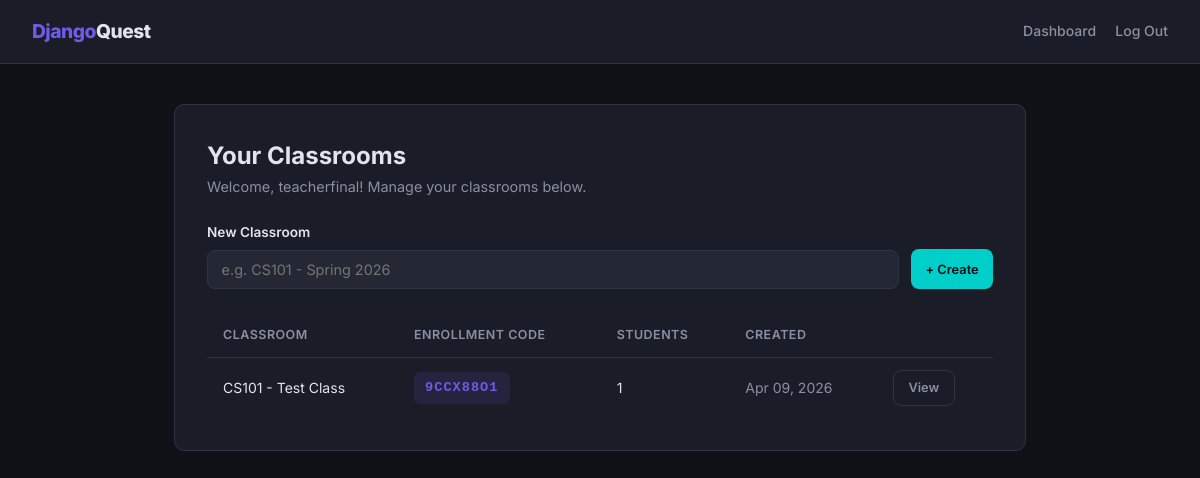
The page /dashboard/ (signed in) on the database its author committed.
### users/models.py (models this page shows, shortened)
class User(AbstractUser):
    email = models.EmailField(unique=True)
    username = models.CharField(max_length=150, unique=True)
    is_verified = models.BooleanField(default=False)
    is_teacher = models.BooleanField(default=False)
    is_student = models.BooleanField(default=True)
    date_joined = models.DateTimeField(auto_now_add=True)
    objects = UserManager()
    USERNAME_FIELD = 'email'
    REQUIRED_FIELDS = ['username']
    groups = models.ManyToManyField(
        'auth.Group',
        related_name='custom_user_set',
        blank=True,
        help_text='The groups this user belongs to.',
        verbose_name='groups',
    )
    user_permissions = models.ManyToManyField(
        'auth.Permission',
        related_name='custom_user_permission_set',
        blank=True,
        help_text='Specific permissions for this user.',
        verbose_name='user permissions',
    )

class Classroom(models.Model):
    teacher = models.ForeignKey(
        User,
        on_delete=models.CASCADE,
        related_name='classrooms',
        limit_choices_to={'is_teacher': True},
    )
    name = models.CharField(max_length=200)
    enrollment_code = models.CharField(
        max_length=8,
        unique=True,
        default=generate_enrollment_code,
        editable=False,
    )
    created_at = models.DateTimeField(auto_now_add=True)

### dashboard/views.py (the view)
    def _wrapped(request, *args, **kwargs):
        if not request.user.is_authenticated:
            from django.conf import settings
            login_url = getattr(settings, 'LOGIN_URL', '/login/')
            return redirect(f'{login_url}?next={request.path}')
        if not request.user.is_teacher:
            return HttpResponseForbidden("You do not have permission to access this page.")
        return view_func(request, *args, **kwargs)

### dashboard/forms.py
class ClassroomForm(forms.Form):
    name = forms.CharField(
        max_length=200,
        label='Classroom Name',
        widget=forms.TextInput(attrs={
            'placeholder': 'e.g. CS101 - Spring 2026',
        }),
    )

### dashboard/views.py (called while the page is built)
def teacher_required(view_func):
    def _wrapped(request, *args, **kwargs):
        if not request.user.is_authenticated:
            from django.conf import settings
            login_url = getattr(settings, 'LOGIN_URL', '/login/')
            return redirect(f'{login_url}?next={request.path}')
        if not request.user.is_teacher:
            return HttpResponseForbidden("You do not have permission to access this page.")
        return view_func(request, *args, **kwargs)
    return _wrapped

@teacher_required
def teacher_dashboard(request):
    if request.method == 'POST':
        form = ClassroomForm(request.POST)
        if form.is_valid():
            Classroom.objects.create(
                teacher=request.user,
                name=form.cleaned_data['name'],
            )
            messages.success(request, 'Classroom created successfully!')
            return redirect('dashboard:teacher_dashboard')
    else:
        form = ClassroomForm()
    classrooms = Classroom.objects.filter(teacher=request.user).order_by('-created_at')
    return render(request, 'dashboard/teacher_dashboard.html', {
        'form': form,
        'classrooms': classrooms,
    })

### dashboard/templates/dashboard/teacher_dashboard.html (shortened to what this page needs)
{% extends "dashboard/base.html" %}
{% block content %}
<div class="container-wide">
    <div class="card mb-2">
        <div class="section-header">
            <div>
                <h2>Your Classrooms</h2>
                <p class="subtitle" style="margin-bottom:0;">Welcome, {{ user.username }}! Manage your classrooms below.</p>
            </div>
        </div>
        <form method="post" novalidate style="display:flex; gap:.75rem; align-items:flex-end; margin-bottom:1.5rem;">
            <div class="form-group" style="flex:1; margin-bottom:0;">
                <label for="id_name">New Classroom</label>
                {{ form.name }}
            </div>
            <button type="submit" class="btn btn-success btn-sm" style="height:40px;">+ Create</button>
        </form>
        {% if classrooms %}
        <div class="table-wrap">
            <table>
                <thead>
                    <tr>
                        <th>Classroom</th>
                        <th>Enrollment Code</th>
                        <th>Students</th>
                        <th>Created</th>
                        <th></th>
                    </tr>
                </thead>
                <tbody>
                    {% for c in classrooms %}
                    <tr>
                        <td>{{ c.name }}</td>
                        <td><span class="code-badge">{{ c.enrollment_code }}</span></td>
                        <td>{{ c.students.count }}</td>
                        <td style="color:var(--text-dim);">{{ c.created_at|date:"M d, Y" }}</td>
                        <td><a href="{% url 'dashboard:classroom_detail' c.id %}" class="btn btn-outline btn-sm">View</a></td>
                    </tr>
                    {% endfor %}
                </tbody>
            </table>
        </div>
        {% else %}
        <p class="empty">You haven't created any classrooms yet. Create one above to get started!</p>
        {% endif %}
    </div>
</div>
{% endblock %}

### dashboard/templates/dashboard/base.html (style rules this page uses)
*, *::before, *::after { box-sizing: border-box; margin: 0; padding: 0; }
:root { --bg: #0f1117; --surface: #1a1d27; --surface-2: #242834; --border: #2e3345; --text: #e2e4ed; --text-dim: #8b8fa3; --accent: #6c5ce7; --accent-hover: #7c6df7; --accent-soft: rgba(108, 92, 231, .12); --success: #00cec9; --danger: #ff6b6b; --warning: #feca57; --radius: 10px; }
body { font-family: 'Inter', -apple-system, BlinkMacSystemFont, sans-serif; background: var(--bg); color: var(--text); min-height: 100vh; line-height: 1.6; }
a { color: var(--accent); text-decoration: none; }
.container-wide { max-width: 900px; margin: 2.5rem auto; padding: 0 1.5rem; }
.card { background: var(--surface); border: 1px solid var(--border); border-radius: var(--radius); padding: 2rem; }
.card h2 { font-size: 1.5rem; font-weight: 700; margin-bottom: .25rem; }
.card .subtitle { color: var(--text-dim); font-size: 0.9rem; margin-bottom: 1.5rem; }
.form-group { margin-bottom: 1.25rem; }
.form-group label { display: block; font-weight: 600; font-size: 0.85rem; margin-bottom: .35rem; color: var(--text); }
.form-group input[type="text"], .form-group input[type="email"], .form-group input[type="password"] { width: 100%; padding: .65rem .85rem; background: var(--surface-2); border: 1px solid var(--border); border-radius: 8px; color: var(--text); font-size: 0.9rem; font-family: inherit; transition: border-color .2s, box-shadow .2s; }
.btn { display: inline-flex; align-items: center; justify-content: center; padding: .65rem 1.4rem; border-radius: 8px; font-weight: 600; font-size: .875rem; font-family: inherit; cursor: pointer; border: none; transition: background .2s, transform .1s; }
.btn-sm { padding: .4rem .9rem; font-size: .8rem; }
.btn-success { background: var(--success); color: var(--bg); }
.btn-outline { background: transparent; border: 1px solid var(--border); color: var(--text-dim); }
.table-wrap { overflow-x: auto; }
table { width: 100%; border-collapse: collapse; }
th, td { text-align: left; padding: .75rem 1rem; font-size: .875rem; }
th { color: var(--text-dim); font-weight: 600; font-size: .78rem; text-transform: uppercase; letter-spacing: .5px; border-bottom: 1px solid var(--border); }
td { border-bottom: 1px solid var(--border); }
tr:last-child td { border-bottom: none; }
.code-badge { display: inline-block; background: var(--accent-soft); color: var(--accent); font-family: 'SF Mono', 'Fira Code', monospace; font-weight: 700; font-size: .85rem; padding: .3rem .7rem; border-radius: 6px; letter-spacing: 1px; }
.section-header { display: flex; align-items: center; justify-content: space-between; margin-bottom: 1.5rem; }
.section-header h2 { margin-bottom: 0; }
.mb-2 { margin-bottom: 1rem; }

### rows shown on the page
User: username "teacherfinal"
Classroom: name "CS101 - Test Class", enrollment_code "9CCX88O1", students.count "1", created_at "Apr 09, 2026"
